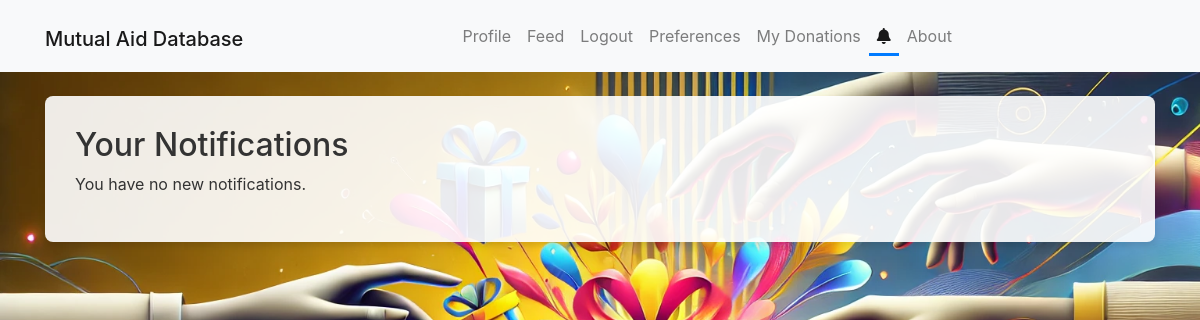
The page /notifications (signed in) on the database as committed earlier.
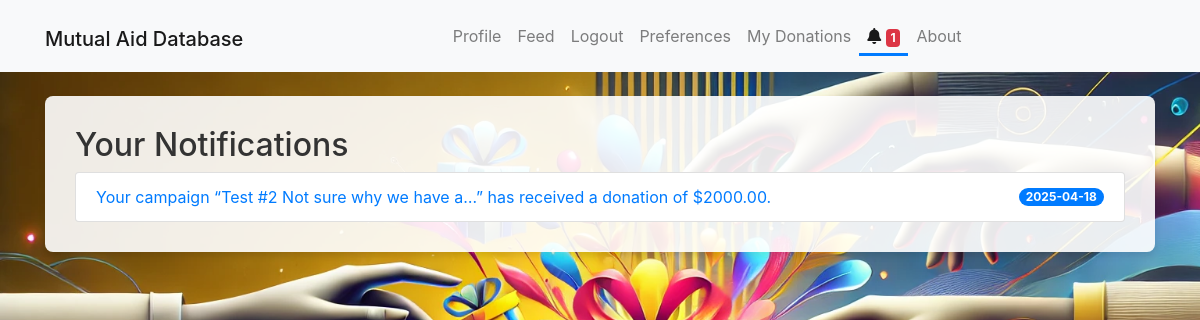
The same page on the database as committed later.
### app/models.py (models this page shows, shortened)
class Notification(db.Model):
    __tablename__ = 'notification'
    id = db.Column(db.Integer, primary_key=True)
    user_id = db.Column(db.Integer, db.ForeignKey('users.id'), nullable=False)  # The subscriber
    post_id = db.Column(db.Integer, db.ForeignKey('post.id'), nullable=False)    # The post triggering the notification
    message = db.Column(db.String(255), nullable=True)
    is_read = db.Column(db.Boolean, default=False, nullable=False)
    timestamp = db.Column(db.DateTime, default=datetime.utcnow, nullable=False)

### app/routes.py (the view)
@main.route('/notifications')
def notifications():
    if 'user_id' not in session:
        flash('Please log in to see notifications.', 'warning')
        return redirect(url_for('main.login'))
    user_id = session['user_id']
    notifications = Notification.query.filter_by(user_id=user_id, is_read=False).order_by(Notification.timestamp.desc()).all()
    return render_template('notifications.html', notifications=notifications)

### app/__init__.py (called while the page is built)
@app.context_processor
def inject_notification_count():
    from app.models import Notification  # avoid circular import issues if needed
    if 'user_id' in session:
        count = Notification.query.filter_by(user_id=session['user_id'], is_read=False).count()
    else:
        count = 0
    print(f"Notification count: {count}")
    return dict(notification_count=count)

### app/templates/notifications.html (shortened to what this page needs)
{% extends "base.html" %}
{% block content %}
<div class="form-container">
<h2>Your Notifications</h2>
{% if notifications %}
  <ul class="list-group">
    {% for notification in notifications %}
      <li class="list-group-item d-flex justify-content-between align-items-center">
        <a href="{{ url_for('main.read_notification', notif_id=notification.id) }}">
          {{ notification.message }}
        </a>
        <span class="badge badge-primary badge-pill">{{ notification.timestamp.strftime('%Y-%m-%d') }}</span>
      </li>
    {% endfor %}
  </ul>
</div>
{% else %}
  <p>You have no new notifications.</p>
{% endif %}
{% endblock %}

Rows that differ between the two databases and show on the page:
added Notification: message "Your campaign “Test #2 Not sure why we have a…” has received a donation of $2000.00.", timestamp "2025-04-18"
Other text that changed with them:
{{ notification_count }}: (not shown) → "1"
text no longer shown: "You have no new notifications."
